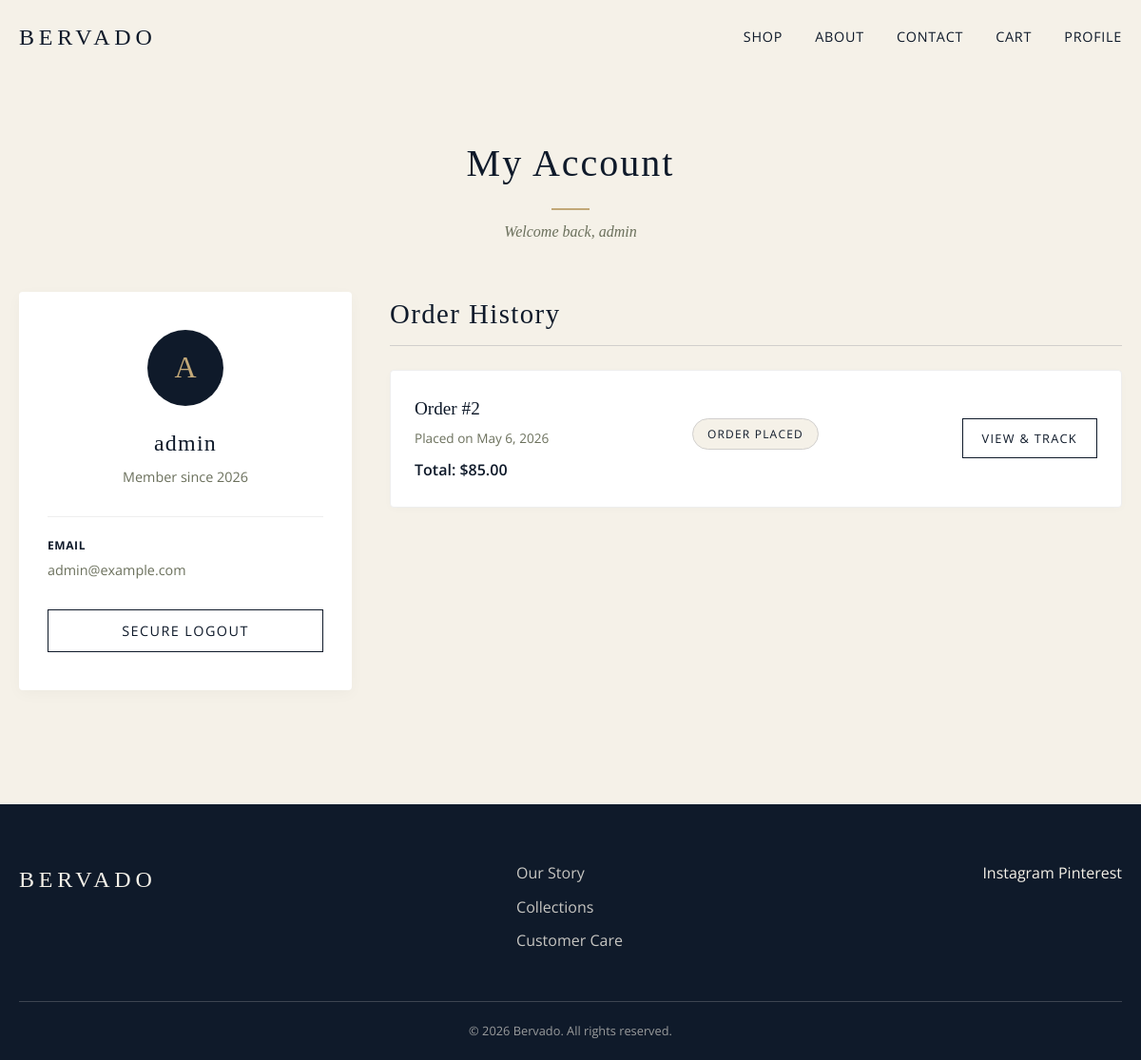
Page /profile/ (signed in) on the earlier database version.
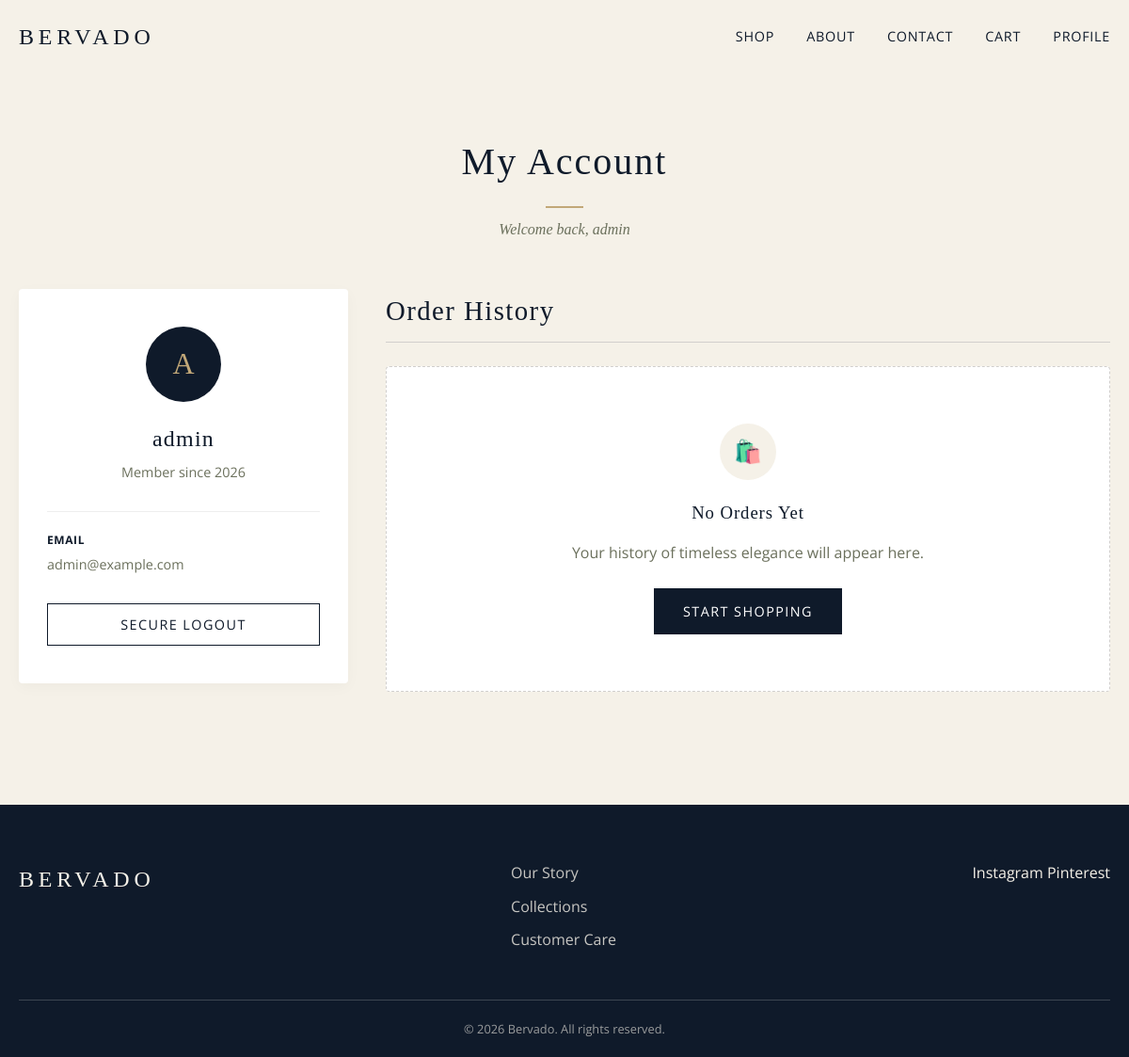
Same page on the later database version.
### store/models.py (models this page shows, shortened)
class Order(models.Model):
    STATUS_CHOICES = (
        ('placed', 'Order Placed'),
        ('processing', 'Processing'),
        ('shipped', 'Shipped'),
        ('delivered', 'Delivered'),
    )
    user = models.ForeignKey(User, on_delete=models.CASCADE)
    total_price = models.DecimalField(max_digits=10, decimal_places=2)
    status = models.CharField(max_length=20, choices=STATUS_CHOICES, default='placed')
    created_at = models.DateTimeField(auto_now_add=True)
    address = models.CharField(max_length=250)
    city = models.CharField(max_length=100)
    postal_code = models.CharField(max_length=20)

### store/views.py (the view)
# urls.py: path('profile/', views.profile, name='profile'),
@login_required
def profile(request):
    orders = Order.objects.filter(user=request.user).order_by('-created_at')
    return render(request, 'store/auth/profile.html', {'orders': orders})

### store/templates/store/auth/profile.html (shortened to what the changed rows need)
{% extends 'store/base.html' %}
{% block content %}
<div class="container fade-in">
    <div style="text-align: center; margin-bottom: 50px;">
        <h1 class="section-title" style="margin-bottom: 10px;">My Account</h1>
    </div>
    <div style="display: flex; gap: 40px; flex-wrap: wrap;">
        <div style="flex: 2; min-width: 300px;">
            <h2 style="font-size: 1.8rem; margin-bottom: 25px; border-bottom: 1px solid var(--color-gray); padding-bottom: 10px;">Order History</h2>
            {% if orders %}
                <div style="display: flex; flex-direction: column; gap: 20px;">
                    {% for order in orders %}
                    <div style="background: var(--color-white); padding: 25px; border-radius: 4px; border: 1px solid #eee; box-shadow: 0 2px 10px rgba(0,0,0,0.02); display: flex; justify-content: space-between; align-items: center; flex-wrap: wrap; gap: 20px;">
                        <div>
                            <p style="font-family: var(--font-heading); font-size: 1.2rem; margin-bottom: 5px; color: var(--color-navy);">Order #{{ order.id }}</p>
                            <p style="color: var(--color-olive); font-size: 0.85rem; margin-bottom: 10px;">Placed on {{ order.created_at|date:"F j, Y" }}</p>
                            <p style="font-weight: 600;">Total: ${{ order.total_price }}</p>
                        </div>
                        <div style="text-align: center;">
                            <span style="display: inline-block; padding: 6px 15px; border-radius: 20px; font-size: 0.75rem; text-transform: uppercase; letter-spacing: 0.1em; background: var(--color-cream); color: var(--color-navy); border: 1px solid var(--color-gray); margin-bottom: 10px;">
                                {{ order.get_status_display }}
                            </span>
                        </div>
                        <div>
                            <a href="{% url 'order_tracking' order.pk %}" class="btn btn-secondary" style="padding: 10px 20px; font-size: 0.8rem;">View & Track</a>
                        </div>
                    </div>
                    {% endfor %}
                </div>
            {% else %}
                <div style="background: var(--color-white); padding: 60px 40px; text-align: center; border-radius: 4px; border: 1px dashed var(--color-gray);">
                    <div style="width: 60px; height: 60px; border-radius: 50%; background: var(--color-cream); display: flex; align-items: center; justify-content: center; margin: 0 auto 20px; font-size: 1.5rem;">
                        🛍️
                    </div>
                    <h3 style="margin-bottom: 15px;">No Orders Yet</h3>
                    <p style="margin-bottom: 25px; color: var(--color-olive);">Your history of timeless elegance will appear here.</p>
                    <a href="{% url 'shop' %}" class="btn btn-primary">Start Shopping</a>
                </div>
            {% endif %}
        </div>
    </div>
</div>
{% endblock %}

Differences in the rows shown:
removed Order: id "2", created_at "May 6, 2026", total_price "85.00", status "ORDER PLACED"
Other differences:
text now shown: "🛍️ No Orders Yet Your history of timeless elegance will appear here. START SHOPPING"
